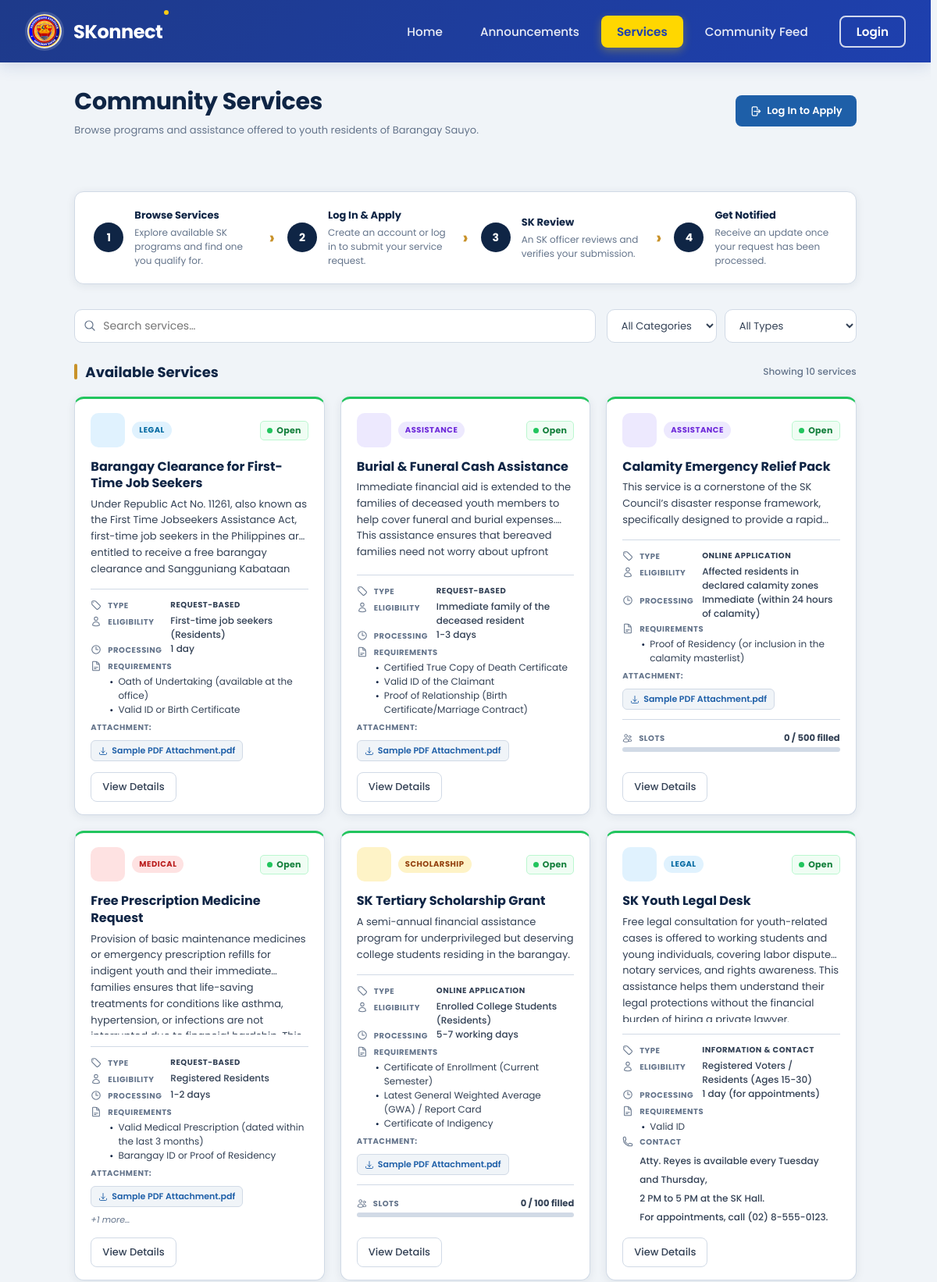
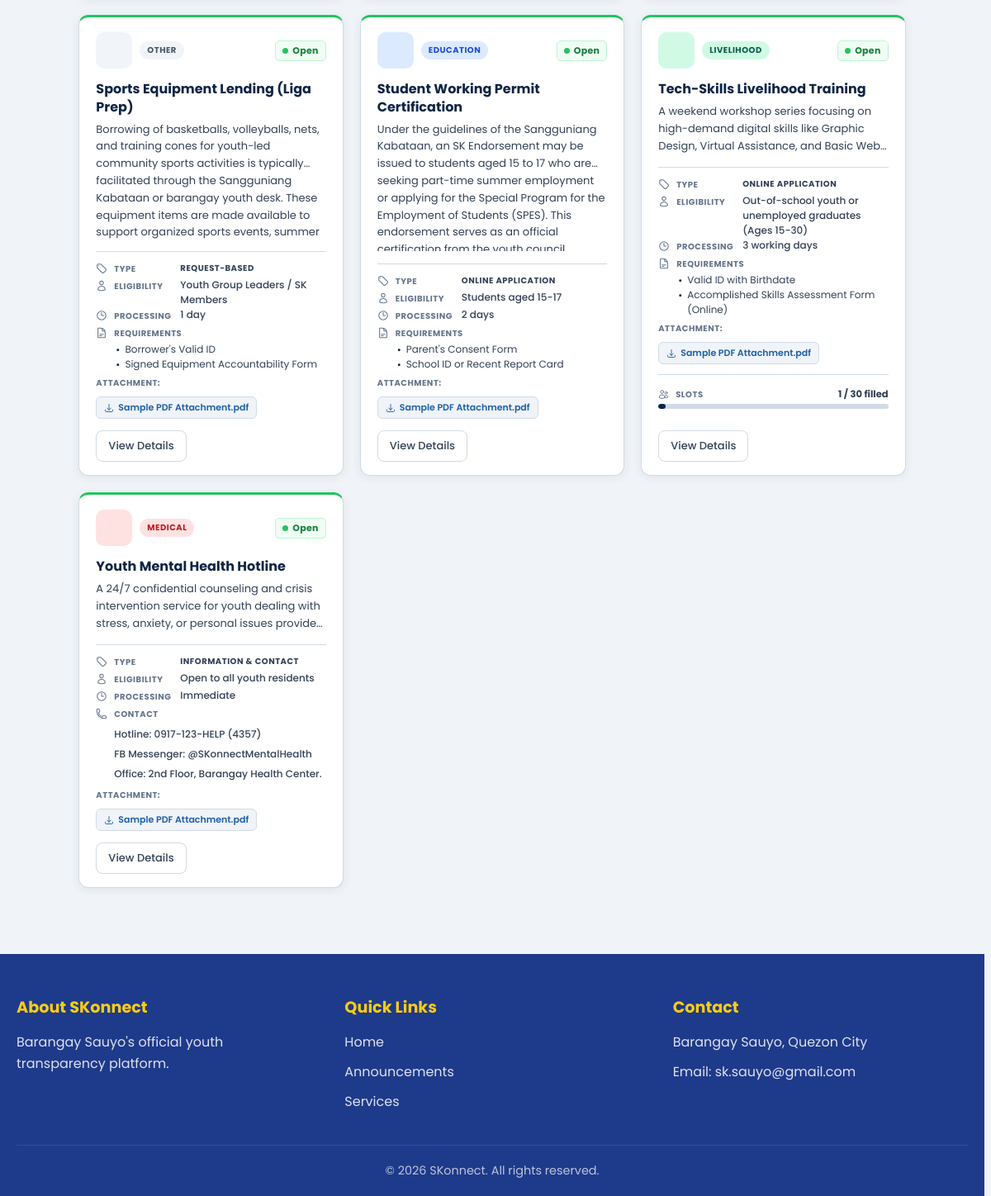
The page /views/public/services.php on the database its author committed (2 pictures, top to bottom).
### tables this page shows
CREATE TABLE `services` (
  `id` int(10) UNSIGNED NOT NULL,
  `name` varchar(100) NOT NULL,
  `category` enum('medical','education','scholarship','livelihood','assistance','legal','other') NOT NULL DEFAULT 'other',
  `service_type` enum('document','appointment','info') NOT NULL DEFAULT 'document' COMMENT 'document = online application, appointment = request-based, info = information/direct contact',
  `description` text NOT NULL,
  `approval_message` text NOT NULL COMMENT 'Instructions shown to residents when their application is approved',
  `eligibility` varchar(255) DEFAULT NULL,
  `processing_time` varchar(100) DEFAULT NULL,
  `requirements` text DEFAULT NULL COMMENT 'Raw text; lines starting with - are rendered as bullet points',
  `contact_info` text DEFAULT NULL COMMENT 'Used for info/walk-in type services only',
  `attachment_name` varchar(255) DEFAULT NULL COMMENT 'Display name of the downloadable form',
  `attachment_path` varchar(500) DEFAULT NULL COMMENT 'Server path or URL to the downloadable file',
  `max_capacity` smallint(5) UNSIGNED DEFAULT NULL COMMENT 'NULL = unlimited; when current_count >= max_capacity the service auto-closes',
  `current_count` smallint(5) UNSIGNED NOT NULL DEFAULT 0 COMMENT 'Approved/accepted applicant count; auto-incremented by backend',
  `status` enum('active','inactive') NOT NULL DEFAULT 'active',
  `created_by` int(10) UNSIGNED DEFAULT NULL COMMENT 'FK to users table — officer who created the service',
  `created_at` datetime NOT NULL DEFAULT current_timestamp(),
  `updated_at` datetime NOT NULL DEFAULT current_timestamp() ON UPDATE current_timestamp()
);

### views/public/services.php (the view, shortened to what the rows shown need)
<!DOCTYPE html>
<html lang="en">
<head>
    <link rel="stylesheet" href="../../styles/global.css">
    <link rel="stylesheet" href="../../styles/public/services.css">
    <link rel="stylesheet" href="../../styles/public/header.css">
    <link rel="stylesheet" href="../../styles/public/footer.css">
</head>
<body>
    <?php
    require_once __DIR__ . '/../../backend/config/Database.php';
    require_once __DIR__ . '/../../backend/controllers/ServiceController.php';
    $serviceController = new ServiceController();
    $services = $serviceController->getAll();
    usort($services, function ($a, $b) {
        $getPriority = function ($s) {
            if (($s['status'] ?? 'active') !== 'active') return 4;
            $hasCapacity  = $s['max_capacity'] !== null;
            $capacityFull = $hasCapacity && $s['current_count'] >= $s['max_capacity'];
            return $capacityFull ? 3 : 1;
        };
        $pa = $getPriority($a);
        $pb = $getPriority($b);
        return $pa !== $pb ? $pa - $pb : strcmp($a['name'], $b['name']);
    });
    $categoryMeta = [
        'medical'     => ['label' => 'Medical',     'emoji' => '🏥'],
        'education'   => ['label' => 'Education',   'emoji' => '🎓'],
        'scholarship' => ['label' => 'Scholarship', 'emoji' => '🏅'],
        'livelihood'  => ['label' => 'Livelihood',  'emoji' => '🛠️'],
        'assistance'  => ['label' => 'Assistance',  'emoji' => '🤝'],
        'legal'       => ['label' => 'Legal',       'emoji' => '⚖️'],
        'other'       => ['label' => 'Other',       'emoji' => '📋'],
    ];
    $serviceTypeLabels = [
        'document'    => 'Online Application',
        'appointment' => 'Request-based',
        'info'        => 'Information & Contact',
    ];
    ?>
    <main class="services-page">
        <section class="services-header">
            <div class="services-header-inner">
                <div class="services-header-text">
                    <h1>Community Services</h1>
                </div>
            </div>
        </section>
        <section class="pub-services-section">
            <div class="pub-panel-header">
                <h2 class="pub-section-label">Available Services</h2>
            </div>
            <div class="pub-services-grid" id="pub-svc-grid">
                <?php if (empty($services)) : ?>
                    <p class="pub-no-results" style="display:block;">No services are currently available.</p>
                <?php else : ?>
                    <?php foreach ($services as $svc) :
                        $meta         = $categoryMeta[$svc['category']] ?? ['label' => ucfirst($svc['category']), 'emoji' => '📋'];
                        $icon         = $categoryIcons[$svc['category']] ?? $categoryIcons['other'];
                        $isInactive   = ($svc['status'] ?? 'active') !== 'active';
                        $hasCapacity  = $svc['max_capacity'] !== null;
                        $capacityFull = $hasCapacity && $svc['current_count'] >= $svc['max_capacity'];
                        $isLimited    = $hasCapacity && !$capacityFull && ($svc['current_count'] / $svc['max_capacity']) >= 0.7;
                        $displayStatus = ($isInactive || $capacityFull) ? 'closed' : ($isLimited ? 'limited' : 'open');
                        $typeLabel    = $serviceTypeLabels[$svc['service_type']] ?? 'Service';
                        $isInfoOnly   = $svc['service_type'] === 'info';
                        $reqLines     = array_filter(array_map('trim', explode("\n", $svc['requirements'] ?? '')));
                        $attNames     = $svc['attachment_name'] ? array_filter(array_map('trim', explode(',', $svc['attachment_name']))) : [];
                        $attPaths     = $svc['attachment_path'] ? array_values(array_filter(array_map('trim', explode(',', $svc['attachment_path'])))) : [];
                    ?>
                        <article class="pub-svc-card" data-category="<?= htmlspecialchars($svc['category']) ?>" data-type="<?= htmlspecialchars($svc['service_type']) ?>" data-status="<?= $displayStatus ?>">
                            <div class="pub-card-body">
                                <div class="pub-card-top">
                                    <div class="pub-card-top-left">
                                        <div class="pub-svc-icon svc-icon-<?= $svc['category'] ?>"><?= $icon ?></div>
                                        <span class="pub-cat-tag res-cat-<?= $svc['category'] ?>"><?= $meta['label'] ?></span>
                                    </div>
                                    <div>
                                        <?php if ($displayStatus === 'open') : ?>
                                            <span class="feed-badge status-open"><span class="feed-badge-dot"></span>Open</span>
                                        <?php elseif ($displayStatus === 'limited') : ?>
                                            <span class="feed-badge status-limited"><span class="feed-badge-dot"></span>Limited</span>
                                        <?php else : ?>
                                            <span class="feed-badge status-closed"><span class="feed-badge-dot"></span>Closed</span>
                                        <?php endif; ?>
                                    </div>
                                </div>
                                <h3 class="pub-card-title"><?= htmlspecialchars($svc['name']) ?></h3>
                                <p class="pub-card-excerpt"><?= htmlspecialchars($svc['description']) ?></p>
                                <ul class="pub-details-list">
                                    <li class="pub-detail-type">
                                        <span class="pub-detail-label">Type</span>
                                        <span class="pub-type-pill pub-type-<?= $svc['service_type'] ?>"><?= htmlspecialchars($typeLabel) ?></span>
                                    </li>
                                    <?php if ($svc['eligibility']) : ?>
                                        <li>
                                            <span class="pub-detail-label">Eligibility</span>
                                            <span class="pub-detail-value"><?= htmlspecialchars($svc['eligibility']) ?></span>
                                        </li>
                                    <?php endif; ?>
                                    <?php if ($svc['processing_time']) : ?>
                                        <li>
                                            <svg xmlns="http://www.w3.org/2000/svg" fill="none" viewBox="0 0 24 24" stroke-width="1.8" stroke="currentColor">
                                                <path stroke-linecap="round" stroke-linejoin="round" d="M12 6v6h4.5m4.5 0a9 9 0 1 1-18 0 9 9 0 0 1 18 0Z" />
                                            </svg>
                                            <span class="pub-detail-label">Processing</span>
                                            <span class="pub-detail-value"><?= htmlspecialchars($svc['processing_time']) ?></span>
                                        </li>
                                    <?php endif; ?>
                                    <?php if (!empty($reqLines)) :
                                        $totalReqs = count($reqLines);
                                        $limit = $totalReqs > 3 ? 2 : 3; ?>
                                        <li class="pub-detail-req">
                                            <div class="pub-detail-req-content">
                                                <span class="pub-detail-label">Requirements</span>
                                                <ul class="pub-req-list">
                                                    <?php foreach (array_slice($reqLines, 0, $limit) as $req) : ?>
                                                        <li><?= htmlspecialchars(ltrim($req, '-• ')) ?></li>
                                                    <?php endforeach; ?>
                                                </ul>
                                            </div>
                                        </li>
                                    <?php endif; ?>
                                    <?php if ($isInfoOnly && !empty($svc['contact_info'])) : ?>
                                        <li class="pub-detail-contact-row">
                                            <div class="pub-detail-contact">
                                                <span class="pub-detail-label">Contact</span>
                                                <?php $contactLines = array_filter(array_map('trim', explode("\n", $svc['contact_info']))); ?>
                                                <ul class="pub-contact-list">
                                                    <?php foreach ($contactLines as $line) : ?><li><?= htmlspecialchars($line) ?></li><?php endforeach; ?>
                                                </ul>
                                            </div>
                                        </li>
                                    <?php endif; ?>
                                    <?php if (!empty($attNames)) :
                                        $firstAtt  = $attNames[0];
                                        $firstPath = $attPaths[0] ?? '#';
                                        $extraCount = count($attNames) - 1;
                                    ?>
                                        <div class="pub-card-attachments">
                                            <span class="pub-detail-label">
                                                    Attachment:
                                            </span>
                                            <a href="<?= htmlspecialchars($firstPath) ?>" class="pub-card-att-link" target="_blank" download title="<?= htmlspecialchars($firstAtt) ?>">
                                                <svg xmlns="http://www.w3.org/2000/svg" fill="none" viewBox="0 0 24 24" stroke-width="1.8" stroke="currentColor">
                                                    <path stroke-linecap="round" stroke-linejoin="round" d="M3 16.5v2.25A2.25 2.25 0 0 0 5.25 21h13.5A2.25 2.25 0 0 0 21 18.75V16.5M16.5 12 12 16.5m0 0L7.5 12m4.5 4.5V3" />
                                                </svg>
                                                <?= htmlspecialchars($firstAtt) ?>
                                            </a>
                                            <?php if ($extraCount > 0) : ?>
                                                <span class="pub-att-more">+<?= $extraCount ?> more…</span>
                                            <?php endif; ?>
                                        </div>
                                    <?php endif; ?>
                                    <?php if ($hasCapacity) :
                                        $pct = min(100, round(($svc['current_count'] / $svc['max_capacity']) * 100)); ?>
                                        <li class="pub-capacity-header">
                                            <div class="pub-capacity-label">
                                                <span class="pub-detail-label">Slots</span>
                                                <span class="pub-slots-text <?= $capacityFull ? 'slots-full' : ($isLimited ? 'slots-limited' : '') ?>">
                                                    <?= $svc['current_count'] ?> / <?= $svc['max_capacity'] ?> filled
                                                </span>
                                            </div>
                                        </li>
                                        <div class="pub-capacity-bar-wrap">
                                            <div class="pub-capacity-bar">
                                                <div class="pub-capacity-fill <?= $pct >= 100 ? 'bar-full' : ($pct >= 70 ? 'bar-warn' : '') ?>" style="width:<?= $pct ?>%"></div>
                                            </div>
                                        </div>
                                    <?php endif; ?>
                                </ul>
                                <div class="pub-card-actions">
                                    <button class="pub-view-btn" data-service="<?= htmlspecialchars($svc['name']) ?>" data-icon="<?= htmlspecialchars($icon) ?>" data-category-key="<?= htmlspecialchars($svc['category']) ?>" data-type-label="<?= htmlspecialchars($typeLabel) ?>" data-status="<?= $displayStatus ?>" data-description="<?= htmlspecialchars($svc['description']) ?>" data-eligibility="<?= htmlspecialchars($svc['eligibility'] ?? '—') ?>" data-processing="<?= htmlspecialchars($svc['processing_time'] ?? '—') ?>" data-requirements="<?= htmlspecialchars($svc['requirements'] ?? '') ?>" data-contact="<?= htmlspecialchars($svc['contact_info'] ?? '') ?>" data-capacity="<?= $hasCapacity ? $svc['current_count'] . '/' . $svc['max_capacity'] : '' ?>" data-attachment-names="<?= htmlspecialchars(implode(',', $attNames)) ?>" data-attachment-paths="<?= htmlspecialchars(implode(',', $attPaths)) ?>" data-is-info="<?= $isInfoOnly ? '1' : '0' ?>" aria-label="View details for <?= htmlspecialchars($svc['name']) ?>">
                                        View Details
                                    </button>
                                </div>
                            </div>
                        </article>
                    <?php endforeach; ?>
                <?php endif; ?>
            </div>
        </section>
    </main>
</body>
</html>

### rows shown on the page
services: category "LEGAL", status "active" (drawn), name "Barangay Clearance for First-Time Job Seekers", description "Under Republic Act No. 11261, also known as the First Time Jobseekers Assistance Act, first-time job seekers in the Philippines are entitled to receive a free barangay clearance and Sangguniang…", service_type "REQUEST-BASED", eligibility "First-time job seekers (Residents)", processing_time "1 day", requirements "Oath of Undertaking (available at the office)", requirements "Valid ID or Birth Certificate", attachment_name "Sample PDF Attachment.pdf"
services: category "ASSISTANCE", status "active" (drawn), name "Burial & Funeral Cash Assistance", description "Immediate financial aid is extended to the families of deceased youth members to help cover funeral and burial expenses. This assistance ensures that bereaved families need not worry about…", service_type "REQUEST-BASED", eligibility "Immediate family of the deceased resident", processing_time "1-3 days", requirements "Certified True Copy of Death Certificate", requirements "Valid ID of the Claimant", requirements "Proof of Relationship (Birth Certificate/Marriage Contract)", attachment_name "Sample PDF Attachment.pdf"
services: category "ASSISTANCE", status "active" (drawn), name "Calamity Emergency Relief Pack", description "This service is a cornerstone of the SK Council’s disaster response framework, specifically designed to provide a…", service_type "ONLINE APPLICATION", eligibility "Affected residents in declared calamity zones", processing_time "Immediate (within 24 hours of calamity)", requirements "Proof of Residency (or inclusion in the calamity masterlist)", attachment_name "Sample PDF Attachment.pdf", current_count "0", max_capacity "500"
services: category "MEDICAL", status "active" (drawn), name "Free Prescription Medicine Request", description "Provision of basic maintenance medicines or emergency prescription refills for indigent youth and their immediate families ensures that life-saving treatments for conditions like asthma, hypertension, or infections are…", service_type "REQUEST-BASED", eligibility "Registered Residents", processing_time "1-2 days", requirements "Valid Medical Prescription (dated within the last 3 months)", requirements "Barangay ID or Proof of Residency", attachment_name "Sample PDF Attachment.pdf", attachment_name "1"
services: category "SCHOLARSHIP", status "active" (drawn), name "SK Tertiary Scholarship Grant", description "A semi-annual financial assistance program for underprivileged but deserving college students residing in the barangay.", service_type "ONLINE APPLICATION", eligibility "Enrolled College Students (Residents)", processing_time "5-7 working days", requirements "Certificate of Enrollment (Current Semester)", requirements "Latest General Weighted Average (GWA) / Report Card", requirements "Certificate of Indigency", attachment_name "Sample PDF Attachment.pdf", current_count "0", max_capacity "100"
services: category "LEGAL", status "active" (drawn), name "SK Youth Legal Desk", description "Free legal consultation for youth-related cases is offered to working students and young individuals, covering labor disputes, notary services, and rights awareness. This assistance helps them understand their legal protections without the…", service_type "INFORMATION & CONTACT", eligibility "Registered Voters / Residents (Ages 15-30)", processing_time "1 day (for appointments)", requirements "Valid ID", contact_info "Atty. Reyes is available every Tuesday and Thursday,", contact_info "2 PM to 5 PM at the SK Hall.", contact_info "For appointments, call (02) 8-555-0123."
services: category "OTHER", status "active" (drawn), name "Sports Equipment Lending (Liga Prep)", description "Borrowing of basketballs, volleyballs, nets, and training cones for youth-led community sports activities is typically facilitated through the Sangguniang Kabataan or barangay youth desk. These equipment items are made available to support organized sports events,…", service_type "REQUEST-BASED", eligibility "Youth Group Leaders / SK Members", processing_time "1 day", requirements "Borrower's Valid ID", requirements "Signed Equipment Accountability Form", attachment_name "Sample PDF Attachment.pdf"
services: category "EDUCATION", status "active" (drawn), name "Student Working Permit Certification", description "Under the guidelines of the Sangguniang Kabataan, an SK Endorsement may be issued to students aged 15 to 17 who are seeking part-time summer employment or applying for the Special Program for the Employment of Students (SPES). This endorsement serves as an…", service_type "ONLINE APPLICATION", eligibility "Students aged 15-17", processing_time "2 days", requirements "Parent's Consent Form", requirements "School ID or Recent Report Card", attachment_name "Sample PDF Attachment.pdf"
services: category "LIVELIHOOD", status "active" (drawn), name "Tech-Skills Livelihood Training", description "A weekend workshop series focusing on high-demand digital skills like Graphic Design, Virtual Assistance, and Basic…", service_type "ONLINE APPLICATION", eligibility "Out-of-school youth or unemployed graduates (Ages 15-30)", processing_time "3 working days", requirements "Valid ID with Birthdate", requirements "Accomplished Skills Assessment Form (Online)", attachment_name "Sample PDF Attachment.pdf", current_count "1", max_capacity "30"
services: category "MEDICAL", status "active" (drawn), name "Youth Mental Health Hotline", description "A 24/7 confidential counseling and crisis intervention service for youth dealing with stress, anxiety, or personal issues…", service_type "INFORMATION & CONTACT", eligibility "Open to all youth residents", processing_time "Immediate", contact_info "Hotline: 0917-123-HELP (4357)", contact_info "FB Messenger: @SKonnectMentalHealth", contact_info "Office: 2nd Floor, Barangay Health Center.", attachment_name "Sample PDF Attachment.pdf"

### other values the page prints
$label "Home Announcements Services Community Feed Login"
count($services) "10"
